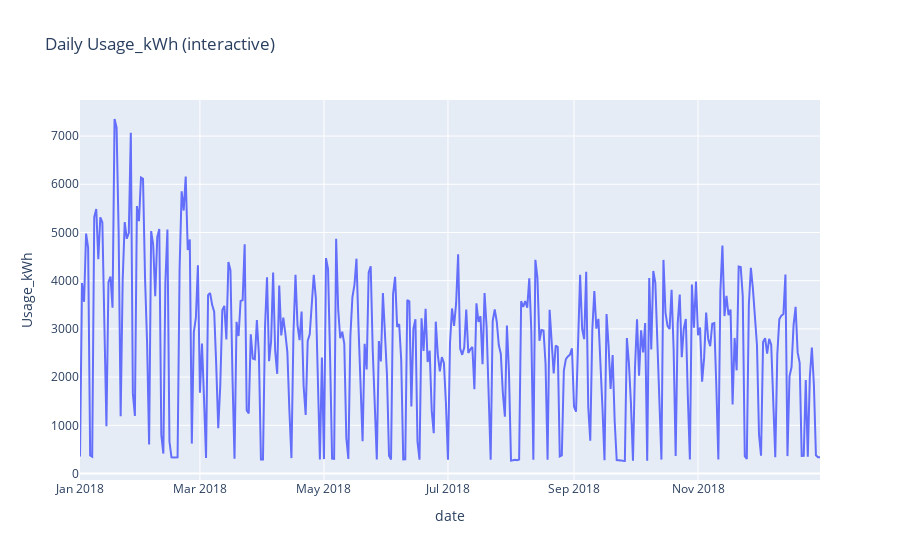

Source (notebook cell):
### Markdown cell above
This line plot visualizes the daily electricity consumption (`Usage_kWh`) from January 2018 to January 2019. It provides several key insights into the temporal behavior of energy usage:

- **High Variability**:  
  The daily usage fluctuates significantly throughout the year, indicating dynamic operational patterns in the steel industry.

- **Seasonal Trends**:  
  Certain periods show sustained increases or decreases in usage, suggesting possible seasonal effects or production cycles.

- **Peak Consumption Events**:  
  There are multiple spikes where usage exceeds 7000 kWh, which may correspond to high-demand days, special operations, or anomalies worth investigating.

- **Baseline Shifts**:  
  The overall baseline appears to shift slightly over time, hinting at changes in operational intensity or energy efficiency.

### Code cell
#Interactive plot
fig = px.line(df_daily, x='date', y='Usage_kWh', title='Daily Usage_kWh (interactive)')
fig.show()

### Figure 1 — Plotly figure (JSON) as saved in the notebook; plotly's stock layout.template omitted (floating-point values rounded to 4 significant figures; data arrays with more than 128 entries replaced by an {"elided": "..."} marker saying what was removed)
{"data": [{"hovertemplate": "date=%{x}<br>Usage_kWh=%{y}<extra></extra>", "legendgroup": "", "line": {"color": "#636efa", "dash": "solid"}, "marker": {"symbol": "circle"}, "mode": "lines", "name": "", "orientation": "v", "showlegend": false, "type": "scatter", "x": {"elided": "365 str values"}, "xaxis": "x", "y": {"elided": "365 float values"}, "yaxis": "y"}], "layout": {"legend": {"tracegroupgap": 0}, "title": {"text": "Daily Usage_kWh (interactive)"}, "xaxis": {"anchor": "y", "domain": [0, 1], "title": {"text": "date"}}, "yaxis": {"anchor": "x", "domain": [0, 1], "title": {"text": "Usage_kWh"}}}}
